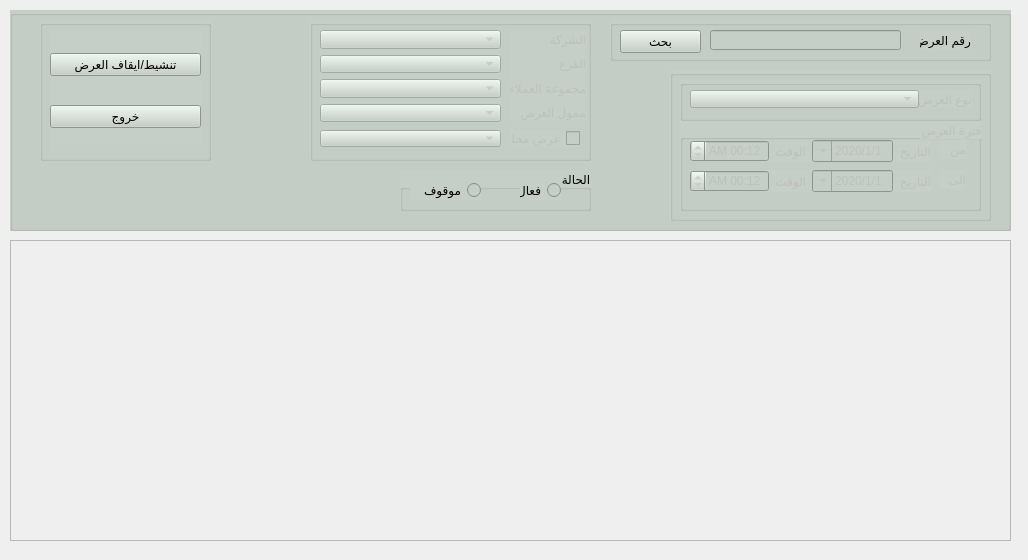
<?xml version="1.0" encoding="UTF-8"?>
<ui version="4.0">
    <class>QForm_prom_activate</class>
    <widget class="QWidget" name="QForm_prom_activate">
        <property name="geometry">
            <rect>
                <x>0</x>
                <y>0</y>
                <width>1028</width>
                <height>560</height>
            </rect>
        </property>
        <property name="minimumSize">
            <size>
                <width>1028</width>
                <height>560</height>
            </size>
        </property>
        <property name="maximumSize">
            <size>
                <width>1028</width>
                <height>560</height>
            </size>
        </property>
        <property name="windowTitle">
            <string>تنشيط/ايقاف العروض</string>
        </property>
        <property name="toolTip">
            <string/>
        </property>
        <property name="layoutDirection">
            <enum>Qt::RightToLeft</enum>
        </property>
        <widget class="QWidget" name="gridLayoutWidget">
            <property name="geometry">
                <rect>
                    <x>190</x>
                    <y>70</y>
                    <width>2</width>
                    <height>2</height>
                </rect>
            </property>
            <layout class="QGridLayout" name="gridLayout_2"/>
        </widget>
        <widget class="QGroupBox" name="groupBox">
            <property name="geometry">
                <rect>
                    <x>10</x>
                    <y>10</y>
                    <width>1001</width>
                    <height>221</height>
                </rect>
            </property>
            <property name="font">
                <font>
                    <pointsize>10</pointsize>
                    <weight>50</weight>
                    <bold>false</bold>
                </font>
            </property>
            <property name="layoutDirection">
                <enum>Qt::LeftToRight</enum>
            </property>
            <property name="styleSheet">
                <string notr="true">
                    background-color: rgb(198, 207, 199);
                </string>
            </property>
            <property name="title">
                <string/>
            </property>
            <widget class="QGroupBox" name="QgroupBox_det">
                <property name="enabled">
                    <bool>false</bool>
                </property>
                <property name="geometry">
                    <rect>
                        <x>300</x>
                        <y>10</y>
                        <width>281</width>
                        <height>141</height>
                    </rect>
                </property>
                <property name="title">
                    <string/>
                </property>
                <widget class="QWidget" name="layoutWidget">
                    <property name="geometry">
                        <rect>
                            <x>10</x>
                            <y>10</y>
                            <width>181</width>
                            <height>92</height>
                        </rect>
                    </property>
                    <layout class="QVBoxLayout" name="verticalLayout_3">
                        <item>
                            <widget class="QComboBox" name="Qcombo_company"/>
                        </item>
                        <item>
                            <widget class="QComboBox" name="Qcombo_branch"/>
                        </item>
                        <item>
                            <widget class="QComboBox" name="Qcombo_cust_group"/>
                        </item>
                        <item>
                            <widget class="QComboBox" name="Qcombo_sponsor"/>
                        </item>
                    </layout>
                </widget>
                <widget class="QWidget" name="layoutWidget">
                    <property name="geometry">
                        <rect>
                            <x>200</x>
                            <y>10</y>
                            <width>76</width>
                            <height>91</height>
                        </rect>
                    </property>
                    <layout class="QVBoxLayout" name="verticalLayout_2">
                        <item>
                            <widget class="QLabel" name="label_4">
                                <property name="text">
                                    <string>الشركة</string>
                                </property>
                            </widget>
                        </item>
                        <item>
                            <widget class="QLabel" name="label_11">
                                <property name="text">
                                    <string>الفرع</string>
                                </property>
                            </widget>
                        </item>
                        <item>
                            <widget class="QLabel" name="label_5">
                                <property name="text">
                                    <string>مجموعة العملاء</string>
                                </property>
                            </widget>
                        </item>
                        <item>
                            <widget class="QLabel" name="label_6">
                                <property name="text">
                                    <string>ممول العرض</string>
                                </property>
                            </widget>
                        </item>
                    </layout>
                </widget>
                <widget class="QCheckBox" name="QcheckBox_magazine">
                    <property name="geometry">
                        <rect>
                            <x>200</x>
                            <y>110</y>
                            <width>70</width>
                            <height>17</height>
                        </rect>
                    </property>
                    <property name="layoutDirection">
                        <enum>Qt::RightToLeft</enum>
                    </property>
                    <property name="text">
                        <string>عرض مجلة</string>
                    </property>
                </widget>
                <widget class="QComboBox" name="Qcombo_magazine">
                    <property name="geometry">
                        <rect>
                            <x>10</x>
                            <y>110</y>
                            <width>181</width>
                            <height>17</height>
                        </rect>
                    </property>
                </widget>
            </widget>
            <widget class="QGroupBox" name="groupBox_5">
                <property name="geometry">
                    <rect>
                        <x>600</x>
                        <y>10</y>
                        <width>381</width>
                        <height>41</height>
                    </rect>
                </property>
                <property name="layoutDirection">
                    <enum>Qt::RightToLeft</enum>
                </property>
                <property name="title">
                    <string/>
                </property>
                <widget class="QLabel" name="label_12">
                    <property name="geometry">
                        <rect>
                            <x>310</x>
                            <y>10</y>
                            <width>51</width>
                            <height>20</height>
                        </rect>
                    </property>
                    <property name="text">
                        <string>رقم العرض</string>
                    </property>
                </widget>
                <widget class="QLineEdit" name="Qline_promotion">
                    <property name="geometry">
                        <rect>
                            <x>100</x>
                            <y>10</y>
                            <width>191</width>
                            <height>20</height>
                        </rect>
                    </property>
                </widget>
                <widget class="QPushButton" name="Qbtn_search">
                    <property name="geometry">
                        <rect>
                            <x>10</x>
                            <y>10</y>
                            <width>81</width>
                            <height>23</height>
                        </rect>
                    </property>
                    <property name="text">
                        <string>بحث</string>
                    </property>
                </widget>
            </widget>
            <widget class="QGroupBox" name="QgroupBox_prom">
                <property name="enabled">
                    <bool>false</bool>
                </property>
                <property name="geometry">
                    <rect>
                        <x>660</x>
                        <y>60</y>
                        <width>321</width>
                        <height>151</height>
                    </rect>
                </property>
                <property name="title">
                    <string/>
                </property>
                <widget class="QGroupBox" name="groupBox_2">
                    <property name="geometry">
                        <rect>
                            <x>10</x>
                            <y>50</y>
                            <width>301</width>
                            <height>91</height>
                        </rect>
                    </property>
                    <property name="layoutDirection">
                        <enum>Qt::RightToLeft</enum>
                    </property>
                    <property name="title">
                        <string>فترة العرض</string>
                    </property>
                    <widget class="QWidget" name="layoutWidget">
                        <property name="geometry">
                            <rect>
                                <x>10</x>
                                <y>20</y>
                                <width>241</width>
                                <height>22</height>
                            </rect>
                        </property>
                        <layout class="QHBoxLayout" name="horizontalLayout">
                            <item>
                                <widget class="QLabel" name="label_3">
                                    <property name="text">
                                        <string>التاريخ</string>
                                    </property>
                                </widget>
                            </item>
                            <item>
                                <widget class="QDateTimeEdit" name="Qdate_from">
                                    <property name="layoutDirection">
                                        <enum>Qt::RightToLeft</enum>
                                    </property>
                                    <property name="minimumDateTime">
                                        <datetime>
                                            <hour>0</hour>
                                            <minute>0</minute>
                                            <second>0</second>
                                            <year>2020</year>
                                            <month>1</month>
                                            <day>1</day>
                                        </datetime>
                                    </property>
                                    <property name="displayFormat">
                                        <string>d/M/yyyy</string>
                                    </property>
                                    <property name="calendarPopup">
                                        <bool>true</bool>
                                    </property>
                                </widget>
                            </item>
                            <item>
                                <widget class="QLabel" name="label_2">
                                    <property name="text">
                                        <string>الوقت</string>
                                    </property>
                                </widget>
                            </item>
                            <item>
                                <widget class="QDateTimeEdit" name="Qtime_from">
                                    <property name="displayFormat">
                                        <string>h:mm AP</string>
                                    </property>
                                    <property name="calendarPopup">
                                        <bool>false</bool>
                                    </property>
                                </widget>
                            </item>
                        </layout>
                    </widget>
                    <widget class="QLabel" name="label_9">
                        <property name="geometry">
                            <rect>
                                <x>260</x>
                                <y>20</y>
                                <width>26</width>
                                <height>19</height>
                            </rect>
                        </property>
                        <property name="text">
                            <string>من</string>
                        </property>
                    </widget>
                    <widget class="QLabel" name="label_10">
                        <property name="geometry">
                            <rect>
                                <x>260</x>
                                <y>50</y>
                                <width>26</width>
                                <height>19</height>
                            </rect>
                        </property>
                        <property name="text">
                            <string>الى</string>
                        </property>
                    </widget>
                    <widget class="QWidget" name="layoutWidget_2">
                        <property name="geometry">
                            <rect>
                                <x>10</x>
                                <y>50</y>
                                <width>241</width>
                                <height>22</height>
                            </rect>
                        </property>
                        <layout class="QHBoxLayout" name="horizontalLayout_2">
                            <item>
                                <widget class="QLabel" name="label_8">
                                    <property name="text">
                                        <string>التاريخ</string>
                                    </property>
                                </widget>
                            </item>
                            <item>
                                <widget class="QDateTimeEdit" name="Qdate_to">
                                    <property name="minimumDateTime">
                                        <datetime>
                                            <hour>0</hour>
                                            <minute>0</minute>
                                            <second>0</second>
                                            <year>2020</year>
                                            <month>1</month>
                                            <day>1</day>
                                        </datetime>
                                    </property>
                                    <property name="displayFormat">
                                        <string>d/M/yyyy</string>
                                    </property>
                                    <property name="calendarPopup">
                                        <bool>true</bool>
                                    </property>
                                </widget>
                            </item>
                            <item>
                                <widget class="QLabel" name="label_7">
                                    <property name="text">
                                        <string>الوقت</string>
                                    </property>
                                </widget>
                            </item>
                            <item>
                                <widget class="QDateTimeEdit" name="Qtime_to">
                                    <property name="displayFormat">
                                        <string>h:mm AP</string>
                                    </property>
                                    <property name="calendarPopup">
                                        <bool>false</bool>
                                    </property>
                                </widget>
                            </item>
                        </layout>
                    </widget>
                </widget>
                <widget class="QGroupBox" name="groupBox_4">
                    <property name="geometry">
                        <rect>
                            <x>10</x>
                            <y>10</y>
                            <width>301</width>
                            <height>41</height>
                        </rect>
                    </property>
                    <property name="layoutDirection">
                        <enum>Qt::RightToLeft</enum>
                    </property>
                    <property name="title">
                        <string/>
                    </property>
                    <widget class="QLabel" name="label">
                        <property name="geometry">
                            <rect>
                                <x>180</x>
                                <y>10</y>
                                <width>112</width>
                                <height>18</height>
                            </rect>
                        </property>
                        <property name="text">
                            <string>نوع العرض</string>
                        </property>
                    </widget>
                    <widget class="QComboBox" name="Qcombo_promotion">
                        <property name="geometry">
                            <rect>
                                <x>10</x>
                                <y>10</y>
                                <width>229</width>
                                <height>18</height>
                            </rect>
                        </property>
                        <property name="layoutDirection">
                            <enum>Qt::LeftToRight</enum>
                        </property>
                        <property name="modelColumn">
                            <number>0</number>
                        </property>
                    </widget>
                </widget>
            </widget>
            <widget class="QGroupBox" name="groupBox_8">
                <property name="geometry">
                    <rect>
                        <x>30</x>
                        <y>10</y>
                        <width>171</width>
                        <height>141</height>
                    </rect>
                </property>
                <property name="title">
                    <string/>
                </property>
                <widget class="QWidget" name="layoutWidget">
                    <property name="geometry">
                        <rect>
                            <x>10</x>
                            <y>10</y>
                            <width>151</width>
                            <height>121</height>
                        </rect>
                    </property>
                    <layout class="QVBoxLayout" name="verticalLayout">
                        <item>
                            <widget class="QPushButton" name="Qbtn_save">
                                <property name="text">
                                    <string>تنشيط/ايقاف العرض</string>
                                </property>
                            </widget>
                        </item>
                        <item>
                            <widget class="QPushButton" name="Qbtn_exit">
                                <property name="text">
                                    <string>خروج</string>
                                </property>
                            </widget>
                        </item>
                    </layout>
                </widget>
            </widget>
            <widget class="QGroupBox" name="groupBox_6">
                <property name="geometry">
                    <rect>
                        <x>390</x>
                        <y>160</y>
                        <width>191</width>
                        <height>41</height>
                    </rect>
                </property>
                <property name="layoutDirection">
                    <enum>Qt::RightToLeft</enum>
                </property>
                <property name="title">
                    <string>الحالة</string>
                </property>
                <widget class="QRadioButton" name="Qradio_active">
                    <property name="geometry">
                        <rect>
                            <x>120</x>
                            <y>10</y>
                            <width>41</width>
                            <height>20</height>
                        </rect>
                    </property>
                    <property name="layoutDirection">
                        <enum>Qt::RightToLeft</enum>
                    </property>
                    <property name="text">
                        <string>فعال</string>
                    </property>
                </widget>
                <widget class="QRadioButton" name="Qradio_inactive">
                    <property name="geometry">
                        <rect>
                            <x>10</x>
                            <y>10</y>
                            <width>71</width>
                            <height>20</height>
                        </rect>
                    </property>
                    <property name="layoutDirection">
                        <enum>Qt::RightToLeft</enum>
                    </property>
                    <property name="text">
                        <string>موقوف</string>
                    </property>
                </widget>
            </widget>
        </widget>
        <widget class="QWidget" name="gridLayoutWidget_4">
            <property name="geometry">
                <rect>
                    <x>10</x>
                    <y>240</y>
                    <width>1001</width>
                    <height>301</height>
                </rect>
            </property>
            <layout class="QGridLayout" name="gridLayout_7">
                <item row="0" column="0">
                    <widget class="QTableWidget" name="Qtable_promotion">
                        <property name="enabled">
                            <bool>false</bool>
                        </property>
                    </widget>
                </item>
            </layout>
        </widget>
    </widget>
    <resources/>
    <connections/>
</ui>
